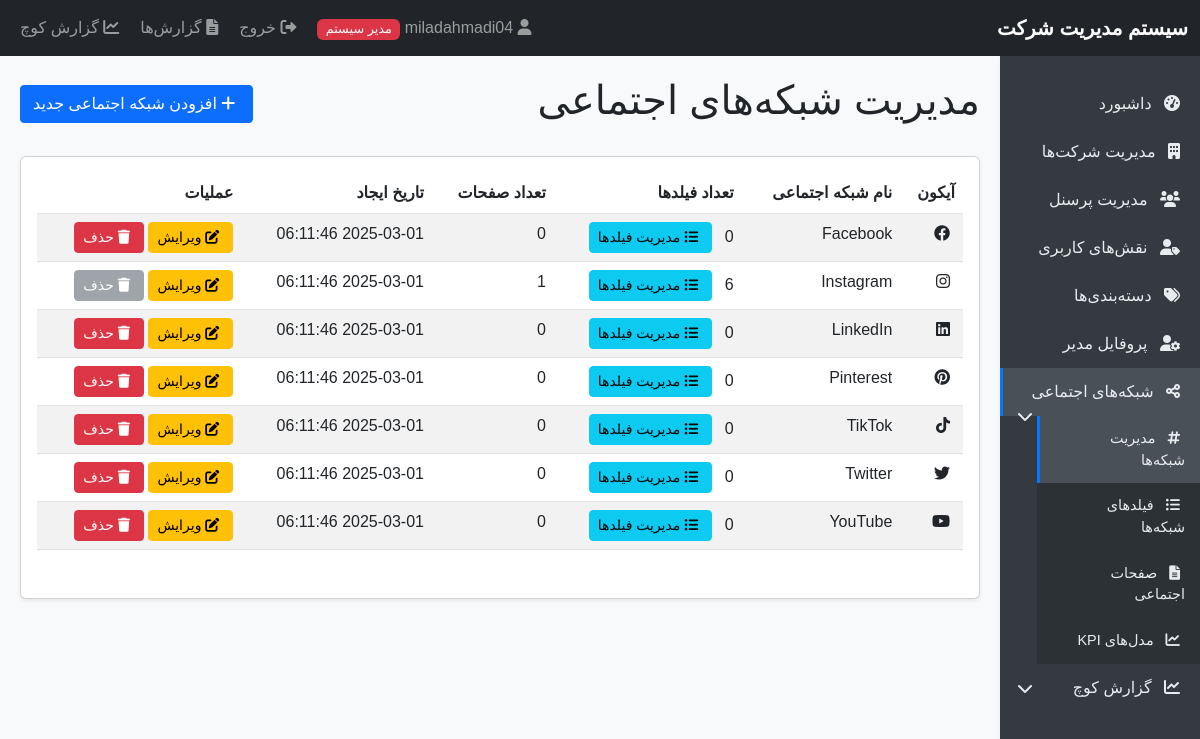
Page /social_networks.php (signed in) on the committed database.
### tables this page shows
CREATE TABLE `social_networks` (
  `id` int(11) NOT NULL,
  `name` varchar(100) NOT NULL,
  `icon` varchar(100) NOT NULL,
  `created_at` timestamp NOT NULL DEFAULT current_timestamp()
);

### social_networks.php (the view, shortened to what this page needs)
<?php
require_once 'auth.php';
$stmt = $pdo->query("SELECT n.*,
                    (SELECT COUNT(*) FROM social_network_fields WHERE social_network_id = n.id) as field_count,
                    (SELECT COUNT(*) FROM social_pages WHERE social_network_id = n.id) as page_count
                    FROM social_networks n ORDER BY n.name");
$networks = $stmt->fetchAll();
include 'header.php';
?>
<div class="d-flex justify-content-between align-items-center mb-4">
    <h1>مدیریت شبکه‌های اجتماعی</h1>
    <button type="button" class="btn btn-primary" data-bs-toggle="modal" data-bs-target="#addNetworkModal">
        <i class="fas fa-plus"></i> افزودن شبکه اجتماعی جدید
    </button>
</div>
<div class="card">
    <div class="card-body">
        <?php if (count($networks) > 0): ?>
            <div class="table-responsive">
                <table class="table table-striped">
                    <thead>
                        <tr>
                            <th>آیکون</th>
                            <th>نام شبکه اجتماعی</th>
                            <th>تعداد فیلدها</th>
                            <th>تعداد صفحات</th>
                            <th>تاریخ ایجاد</th>
                            <th>عملیات</th>
                        </tr>
                    </thead>
                    <tbody>
                        <?php foreach ($networks as $network): ?>
                            <tr>
                                <td><i class="<?php echo $network['icon']; ?>"></i></td>
                                <td><?php echo $network['name']; ?></td>
                                <td>
                                    <a href="social_network_fields.php?network=<?php echo $network['id']; ?>" class="btn btn-sm btn-info ms-2">
                                        <i class="fas fa-list-ul"></i> مدیریت فیلدها
                                    </a>
                                </td>
                                <td><?php echo $network['page_count']; ?></td>
                                <td><?php echo $network['created_at']; ?></td>
                                <td>
                                    <button type="button" class="btn btn-sm btn-warning"
                                            data-bs-toggle="modal"
                                            data-bs-target="#editNetworkModal"
                                            data-id="<?php echo $network['id']; ?>"
                                            data-name="<?php echo $network['name']; ?>"
                                            data-icon="<?php echo $network['icon']; ?>">
                                        <i class="fas fa-edit"></i> ویرایش
                                    </button>
                                    <?php if ($network['page_count'] == 0): ?>
                                        <a href="?delete=<?php echo $network['id']; ?>"
                                           class="btn btn-sm btn-danger"
                                           onclick="return confirm('آیا از حذف این شبکه اجتماعی اطمینان دارید؟')">
                                            <i class="fas fa-trash"></i> حذف
                                        </a>
                                    <?php else: ?>
                                        <button class="btn btn-sm btn-secondary" disabled>
                                            <i class="fas fa-trash"></i> حذف
                                        </button>
                                    <?php endif; ?>
                                </td>
                            </tr>
                        <?php endforeach; ?>
                    </tbody>
                </table>
            </div>
        <?php else: ?>
            <p class="text-center">هیچ شبکه اجتماعی یافت نشد.</p>
        <?php endif; ?>
    </div>
</div>
<?php include 'footer.php'; ?>

### header.php (style rules this page uses)
body { font-family: Tahoma, Arial, sans-serif; background-color: #f8f9fa; }
.card { box-shadow: 0 0.125rem 0.25rem rgba(0, 0, 0, 0.075); margin-bottom: 1.5rem; }
.btn { border-radius: 0.25rem; }
.btn-sm { padding: 0.25rem 0.5rem; font-size: 0.875rem; }
.fas, .fab { margin-right: 5px; }
.table-responsive { margin-bottom: 1rem; }

### rows in the picture
social_networks: name "Facebook", page_count "0", created_at "2025-03-01 06:11:46"
social_networks: name "Instagram", page_count "1", created_at "2025-03-01 06:11:46", shows "حذف"
social_networks: name "LinkedIn", page_count "0", created_at "2025-03-01 06:11:46"
social_networks: name "Pinterest", page_count "0", created_at "2025-03-01 06:11:46"
social_networks: name "TikTok", page_count "0", created_at "2025-03-01 06:11:46"
social_networks: name "Twitter", page_count "0", created_at "2025-03-01 06:11:46"
social_networks: name "YouTube", page_count "0", created_at "2025-03-01 06:11:46"
